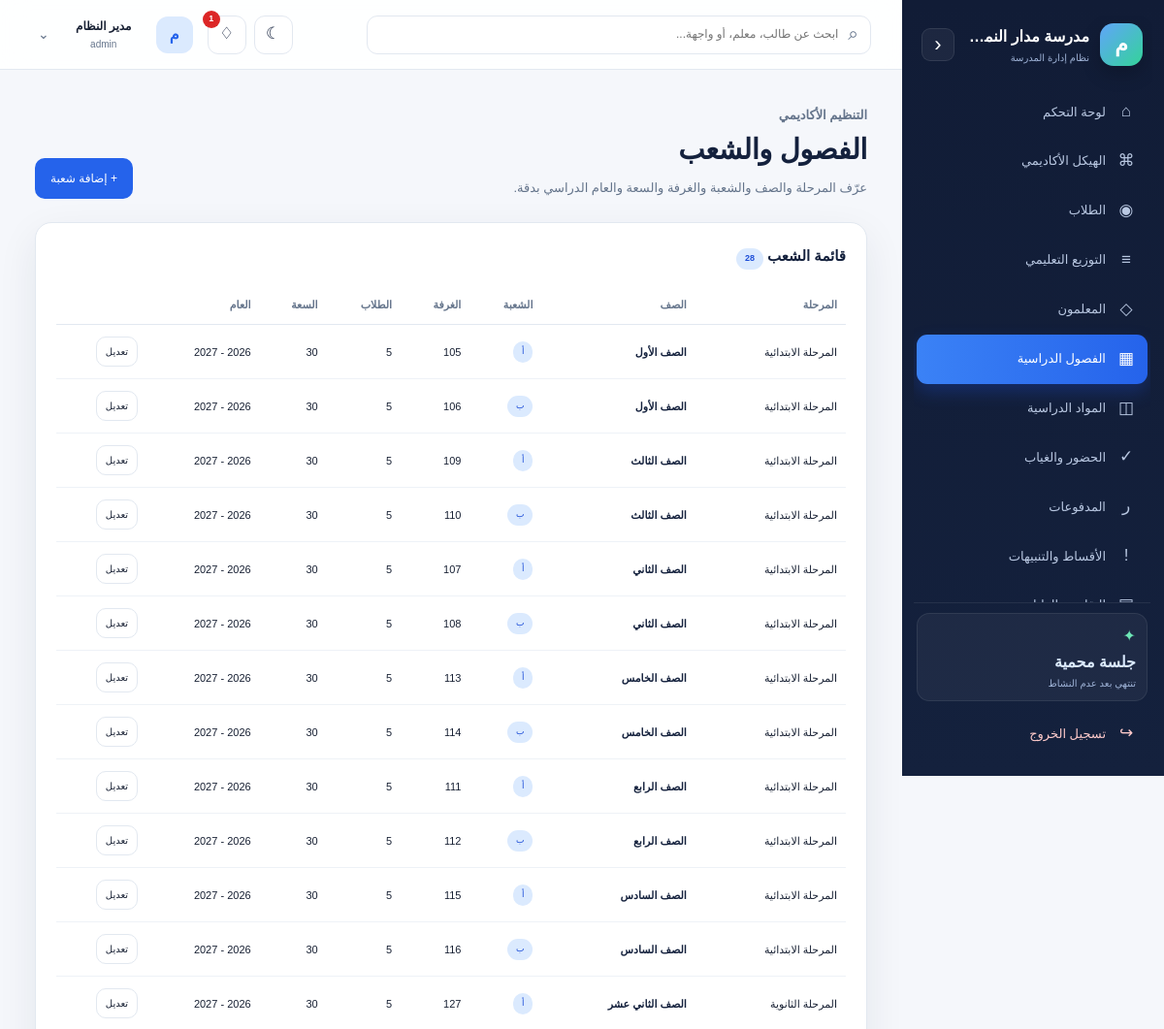
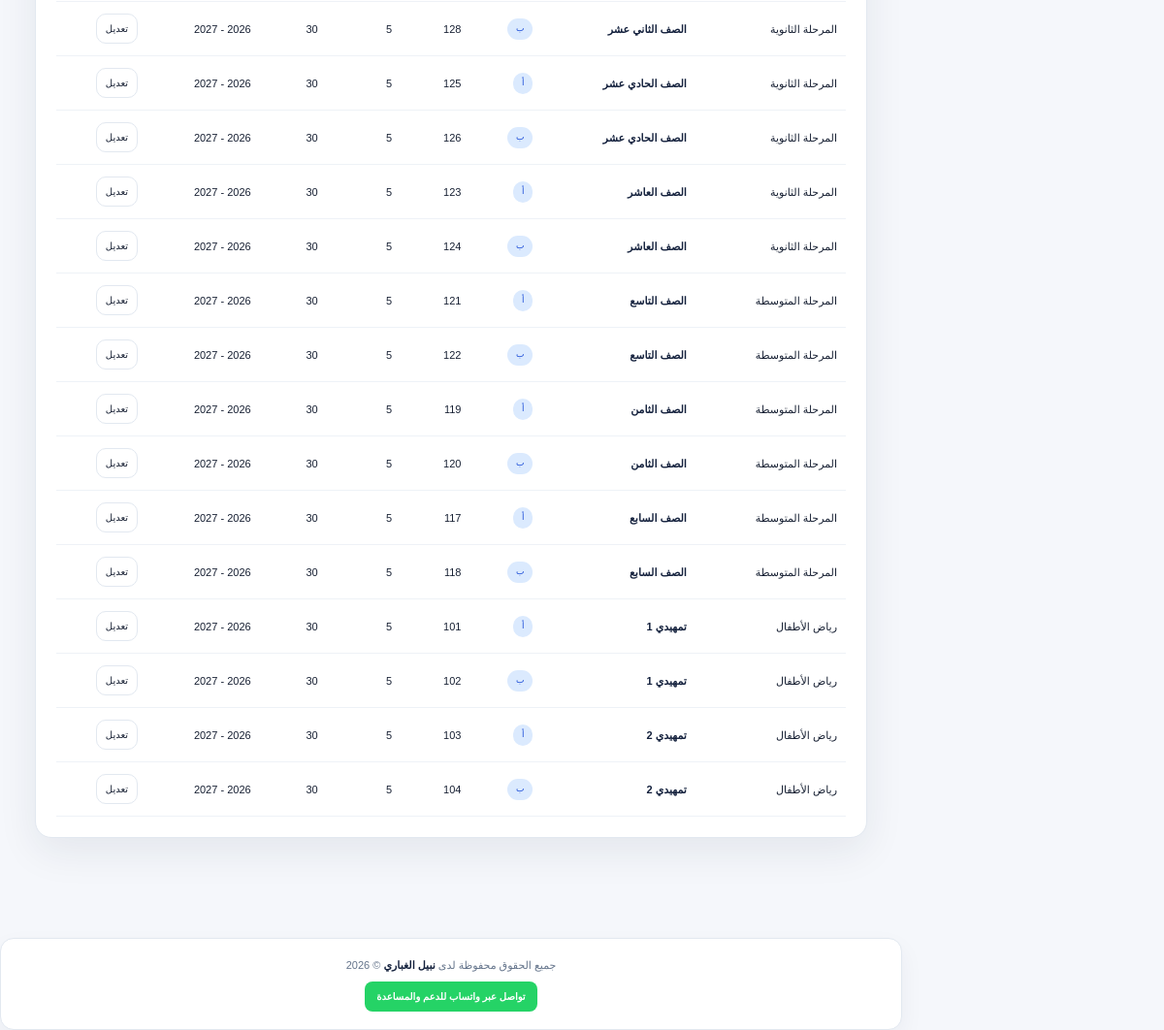
Page /classes.php (signed in) on the committed database (2 pictures, top to bottom).
### tables this page shows
CREATE TABLE IF NOT EXISTS classes (
 id INT UNSIGNED AUTO_INCREMENT PRIMARY KEY,
 name VARCHAR(100) NOT NULL,
 stage VARCHAR(80) NOT NULL DEFAULT 'المرحلة الابتدائية',
 grade VARCHAR(80) NOT NULL,
 grade_level VARCHAR(80) NOT NULL,
 section VARCHAR(20) NOT NULL DEFAULT 'أ',
 room VARCHAR(40) DEFAULT NULL,
 academic_year VARCHAR(40) DEFAULT '2026 - 2027',
 capacity SMALLINT UNSIGNED NOT NULL DEFAULT 30,
 created_at TIMESTAMP DEFAULT CURRENT_TIMESTAMP,
 UNIQUE KEY uq_class_structure(name,academic_year),
 INDEX idx_class_stage_grade(stage,grade_level,section)
);

### functions.php (called while the page is built, shortened)
<?php
function e($value): string {
    return htmlspecialchars((string)($value ?? ''), ENT_QUOTES | ENT_SUBSTITUTE, 'UTF-8');
}

### classes.php (the view, shortened to what this page needs)
<?php
require_once 'config.php'; require_once 'functions.php'; requireLogin(); requirePermission($pdo,'classes.view');
$classes=$pdo->query('SELECT c.*,COUNT(s.id) student_count FROM classes c LEFT JOIN students s ON s.class_id=c.id AND s.status="active" GROUP BY c.id ORDER BY c.stage,c.grade_level,c.section')->fetchAll();
$pageTitle='الفصول والشعب';require 'partials/header.php';
?>
<div class="page-heading"><div><p class="eyebrow">التنظيم الأكاديمي</p><h1>الفصول والشعب</h1><p>عرّف المرحلة والصف والشعبة والغرفة والسعة والعام الدراسي بدقة.</p></div><div class="actions"><a class="btn btn-primary" href="classes.php?action=create">+ إضافة شعبة</a></div></div>
<section class="panel"><div class="panel-header"><div><h2>قائمة الشعب <span class="badge badge-blue"><?=count($classes)?></span></h2></div></div><div class="table-wrap"><table class="data-table"><thead><tr><th>المرحلة</th><th>الصف</th><th>الشعبة</th><th>الغرفة</th><th>الطلاب</th><th>السعة</th><th>العام</th><th></th></tr></thead><tbody>
<?php foreach($classes as $item):?><tr><td><?=e($item['stage'])?></td><td class="student-name"><?=e($item['grade_level'])?></td><td><span class="badge badge-blue"><?=e($item['section'])?></span></td><td><?=e($item['room']?:'-')?></td><td><?=number_format((int)$item['student_count'])?></td><td><?=number_format((int)$item['capacity'])?></td><td><?=e($item['academic_year'])?></td><td><a class="btn btn-light btn-sm" href="classes.php?id=<?=(int)$item['id']?>" title="تعديل بيانات الشعبة">تعديل</a></td></tr><?php endforeach;?>
<?php if(!$classes):?><tr><td class="empty" colspan="8">لا توجد شعب.</td></tr><?php endif;?></tbody></table></div></section>
<?php require 'partials/footer.php';?>

### assets/css/style.css (style rules this page uses)
:root { --navy:#14213d;--navy-2:#1d4ed8;--blue:#2563eb;--blue-2:#60a5fa;--sky:#eff6ff; --mint:#0f766e;--ink:#172033;--muted:#64748b;--line:#e2e8f0;--bg:#f5f7fb;--white:#fff; --danger:#dc2626;--warning:#d97706;--success:#059669;--shadow:0 14px 40px rgba(20,33,61,.08); }
* { box-sizing:border-box }
html { scroll-behavior:smooth }
body { margin:0;background:var(--bg);color:var(--ink);font-family:Tahoma,Arial,sans-serif;line-height:1.7 }
a { color:inherit;text-decoration:none }
.page-heading { display:flex;align-items:flex-end;justify-content:space-between;gap:20px;margin-bottom:24px }
.eyebrow { color:var(--blue);font-size:11px;font-weight:700;margin:0 0 4px }
.page-heading h1 { margin:0;color:var(--navy);font-size:29px;letter-spacing:-.4px }
.page-heading p { color:var(--muted);margin:4px 0 0;font-size:13px }
.actions { display:flex;gap:8px;flex-wrap:wrap }
.btn { display:inline-flex;align-items:center;justify-content:center;gap:7px;border:1px solid transparent;border-radius:10px;padding:10px 15px;cursor:pointer;font-size:12px;transition:transform .2s ease,box-shadow .2s ease,background .2s ease }
.btn-primary { background:var(--blue);color:#fff }
.btn-light { background:var(--white);border-color:var(--line);color:var(--ink) }
.btn-sm { padding:6px 9px;font-size:10px }
.panel { background:var(--white);border:1px solid var(--line);border-radius:17px;padding:21px;box-shadow:var(--shadow);margin-bottom:18px }
.panel-header { display:flex;align-items:center;justify-content:space-between;gap:12px;margin-bottom:16px }
.panel-header h2 { font-size:15px;margin:0;color:var(--navy) }
.table-wrap { overflow:auto }
.data-table { width:100%;border-collapse:collapse;font-size:11px }
.data-table th { color:var(--muted);font-weight:700;text-align:right;padding:11px 9px;border-bottom:1px solid var(--line);white-space:nowrap }
.data-table td { padding:12px 9px;border-bottom:1px solid #eef2f7;white-space:nowrap }
.data-table tr { transition:background .18s }
.student-name { font-weight:700;color:var(--navy) }
.badge { display:inline-block;border-radius:20px;padding:3px 9px;font-size:9px }
.badge-blue { background:#dbeafe;color:#1d4ed8 }

### rows in the picture
classes: stage "المرحلة الابتدائية", grade_level "الصف الأول", section "أ", room "105", student_count "5", capacity "30", academic_year "2026 - 2027"
classes: stage "المرحلة الابتدائية", grade_level "الصف الأول", section "ب", room "106", student_count "5", capacity "30", academic_year "2026 - 2027"
classes: stage "المرحلة الابتدائية", grade_level "الصف الثالث", section "أ", room "109", student_count "5", capacity "30", academic_year "2026 - 2027"
classes: stage "المرحلة الابتدائية", grade_level "الصف الثالث", section "ب", room "110", student_count "5", capacity "30", academic_year "2026 - 2027"
classes: stage "المرحلة الابتدائية", grade_level "الصف الثاني", section "أ", room "107", student_count "5", capacity "30", academic_year "2026 - 2027"
classes: stage "المرحلة الابتدائية", grade_level "الصف الثاني", section "ب", room "108", student_count "5", capacity "30", academic_year "2026 - 2027"
classes: stage "المرحلة الابتدائية", grade_level "الصف الخامس", section "أ", room "113", student_count "5", capacity "30", academic_year "2026 - 2027"
classes: stage "المرحلة الابتدائية", grade_level "الصف الخامس", section "ب", room "114", student_count "5", capacity "30", academic_year "2026 - 2027"
classes: stage "المرحلة الابتدائية", grade_level "الصف الرابع", section "أ", room "111", student_count "5", capacity "30", academic_year "2026 - 2027"
classes: stage "المرحلة الابتدائية", grade_level "الصف الرابع", section "ب", room "112", student_count "5", capacity "30", academic_year "2026 - 2027"
classes: stage "المرحلة الابتدائية", grade_level "الصف السادس", section "أ", room "115", student_count "5", capacity "30", academic_year "2026 - 2027"
classes: stage "المرحلة الابتدائية", grade_level "الصف السادس", section "ب", room "116", student_count "5", capacity "30", academic_year "2026 - 2027"
classes: stage "المرحلة الثانوية", grade_level "الصف الثاني عشر", section "أ", room "127", student_count "5", capacity "30", academic_year "2026 - 2027"
classes: stage "المرحلة الثانوية", grade_level "الصف الثاني عشر", section "ب", room "128", student_count "5", capacity "30", academic_year "2026 - 2027"
classes: stage "المرحلة الثانوية", grade_level "الصف الحادي عشر", section "أ", room "125", student_count "5", capacity "30", academic_year "2026 - 2027"
classes: stage "المرحلة الثانوية", grade_level "الصف الحادي عشر", section "ب", room "126", student_count "5", capacity "30", academic_year "2026 - 2027"
classes: stage "المرحلة الثانوية", grade_level "الصف العاشر", section "أ", room "123", student_count "5", capacity "30", academic_year "2026 - 2027"
classes: stage "المرحلة الثانوية", grade_level "الصف العاشر", section "ب", room "124", student_count "5", capacity "30", academic_year "2026 - 2027"
classes: stage "المرحلة المتوسطة", grade_level "الصف التاسع", section "أ", room "121", student_count "5", capacity "30", academic_year "2026 - 2027"
classes: stage "المرحلة المتوسطة", grade_level "الصف التاسع", section "ب", room "122", student_count "5", capacity "30", academic_year "2026 - 2027"
classes: stage "المرحلة المتوسطة", grade_level "الصف الثامن", section "أ", room "119", student_count "5", capacity "30", academic_year "2026 - 2027"
classes: stage "المرحلة المتوسطة", grade_level "الصف الثامن", section "ب", room "120", student_count "5", capacity "30", academic_year "2026 - 2027"
classes: stage "المرحلة المتوسطة", grade_level "الصف السابع", section "أ", room "117", student_count "5", capacity "30", academic_year "2026 - 2027"
classes: stage "المرحلة المتوسطة", grade_level "الصف السابع", section "ب", room "118", student_count "5", capacity "30", academic_year "2026 - 2027"
classes: stage "رياض الأطفال", grade_level "تمهيدي 1", section "أ", room "101", student_count "5", capacity "30", academic_year "2026 - 2027"
classes: stage "رياض الأطفال", grade_level "تمهيدي 1", section "ب", room "102", student_count "5", capacity "30", academic_year "2026 - 2027"
classes: stage "رياض الأطفال", grade_level "تمهيدي 2", section "أ", room "103", student_count "5", capacity "30", academic_year "2026 - 2027"
classes: stage "رياض الأطفال", grade_level "تمهيدي 2", section "ب", room "104", student_count "5", capacity "30", academic_year "2026 - 2027"

### other values in the picture
$notificationCount "1"
mb_substr($_SESSION['user']['full_name'] ?? 'م', 0, 1) "م"
$_SESSION['user']['full_name'] "مدير النظام"
$_SESSION['user']['role'] "admin"
count($classes) "28"
